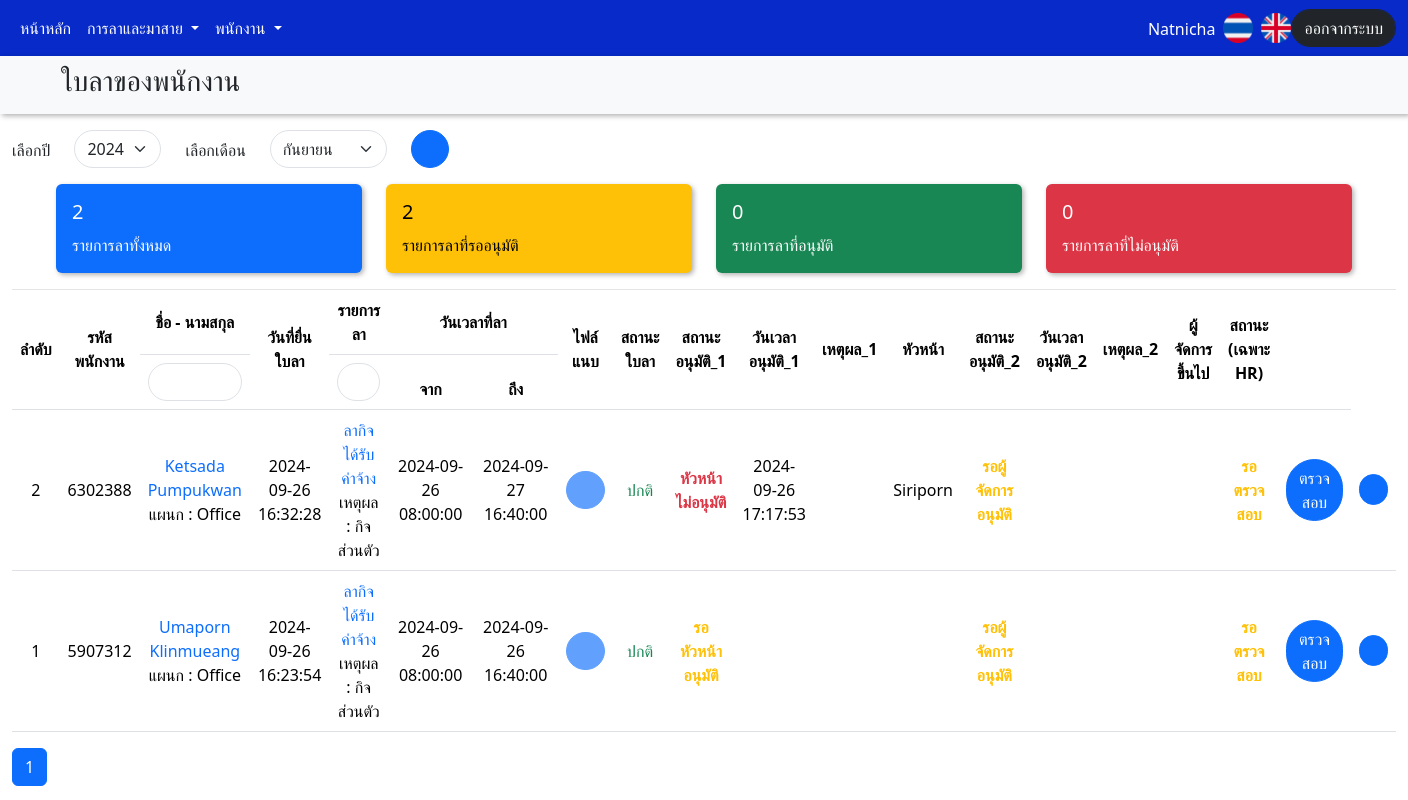
The app's page /manager/manager_leave_request.php (signed in), older data.
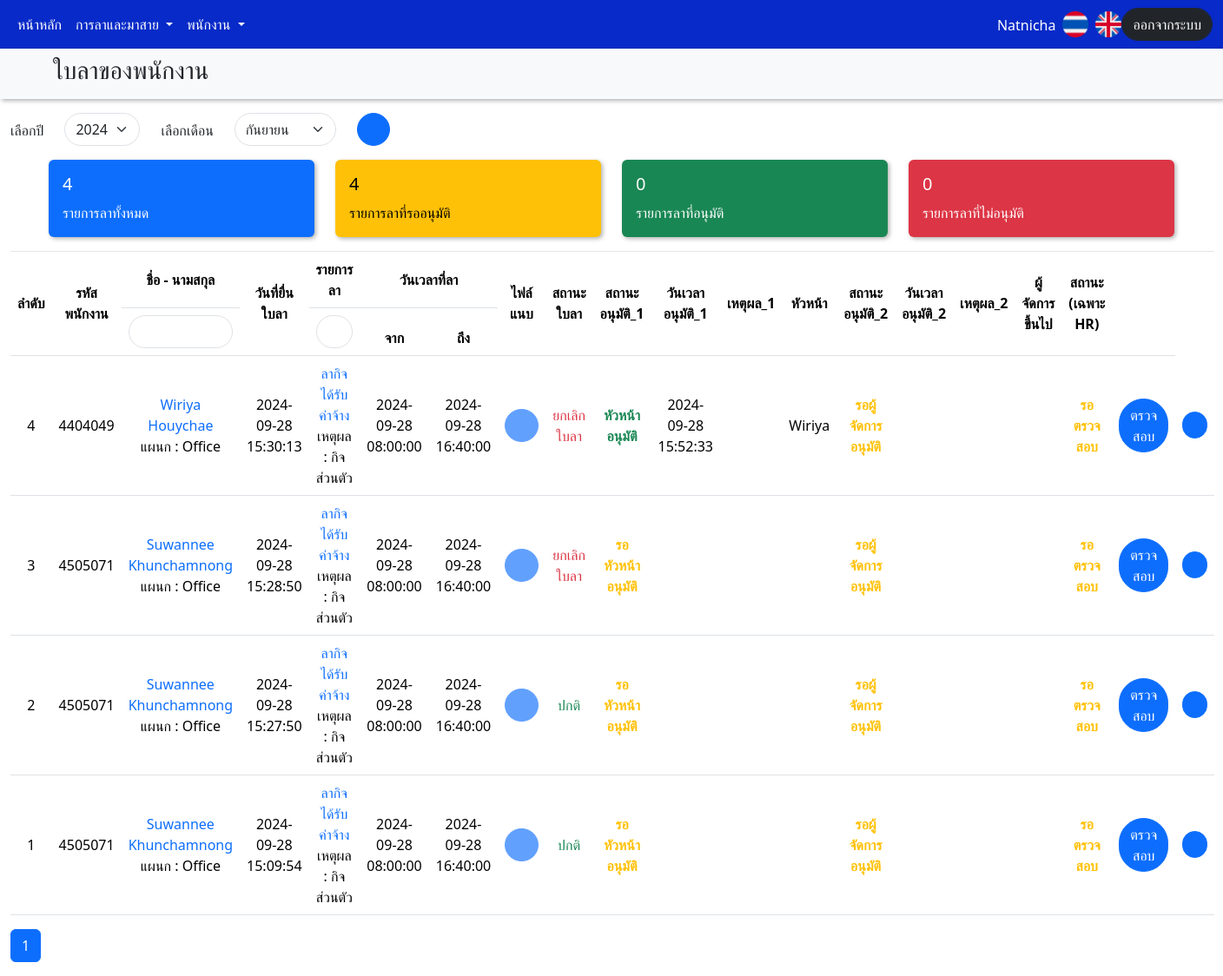
The same page, newer data.
### tables this page shows
CREATE TABLE `leave_list` (
  `l_list_id` int(11) NOT NULL,
  `l_usercode` varchar(10) DEFAULT NULL COMMENT 'รหัสพนักงาน',
  `l_username` varchar(10) DEFAULT NULL COMMENT 'ชื่อผู้ใช้',
  `l_name` varchar(255) DEFAULT NULL COMMENT 'ชื่อพนักงาน',
  `l_department` varchar(15) DEFAULT NULL COMMENT 'แผนก',
  `l_level` varchar(15) DEFAULT NULL COMMENT 'ระดับเช่น พนักงานทั่วไป / หัวหน้า / ผจก / แอดมิน',
  `l_workplace` varchar(10) DEFAULT NULL,
  `l_phone` varchar(11) DEFAULT NULL COMMENT 'เบอร์โทรศัพท์',
  `l_leave_id` int(11) DEFAULT NULL COMMENT 'ID ของประเภทการลา อิงจาก Table leave_type',
  `l_leave_reason` varchar(255) DEFAULT NULL COMMENT 'เหตุผลการลา',
  `l_leave_start_date` date DEFAULT NULL COMMENT 'วันที่ลา (เริ่มต้น)',
  `l_leave_start_time` time DEFAULT NULL COMMENT 'เวลาที่ลา (เริ่มต้น)',
  `l_leave_end_date` date DEFAULT NULL COMMENT 'วันที่ลา (สิ้นสุด)',
  `l_leave_end_time` time DEFAULT NULL COMMENT 'เวลาที่ลา (สิ้นสุด)',
  `l_leave_status` varchar(2) DEFAULT NULL COMMENT 'สถานะใบลา',
  `l_create_datetime` datetime DEFAULT NULL COMMENT 'วันเวลาที่ยื่นใบลา',
  `l_cancel_datetime` datetime DEFAULT NULL COMMENT 'วันเวลาที่ยกเลิกใบลา',
  `l_late_datetime` datetime DEFAULT NULL,
  `l_file` varchar(255) DEFAULT NULL COMMENT 'ไฟล์แนบ ',
  `l_remark` varchar(255) DEFAULT NULL COMMENT 'หมายเหตุ',
  `l_approve_status` varchar(10) DEFAULT NULL COMMENT 'สถานะอนุมัติของหัวหน้า\n0 = รอหัวหน้าอนุมัติ\n2 = หัวหน้าอนุมัติ\n3 = หัวหน้าไม่อนุมัติ',
  `l_approve_name` varchar(10) DEFAULT NULL COMMENT 'ชื่อหัวหน้า (ใช้ชื่อ Username)',
  `l_approve_datetime` datetime DEFAULT NULL COMMENT 'วันเวลาที่อนุมัติ',
  `l_reason` varchar(255) DEFAULT NULL COMMENT 'เหตุผลอนุมัติ',
  `l_approve_status2` varchar(10) DEFAULT NULL COMMENT 'สถานะอนุมัติของ ผจก\n1 = รอ ผจก อนุมัติ\n4 = ผจก อนุมัติ\n5 = ผจก ไม่อนุมัติ',
  `l_approve_name2` varchar(10) DEFAULT NULL COMMENT 'ชื่อ ผจก  (ใช้ชื่อ Username)',
  `l_approve_datetime2` datetime DEFAULT NULL COMMENT 'วันเวลาที่อนุมัติ',
  `l_reason2` varchar(255) DEFAULT NULL COMMENT 'เหตุผลอนุมัติ',
  `l_hr_status` varchar(2) DEFAULT NULL COMMENT 'สถานะตรวจสอบของ HR\n0 = รอตรวจสอบ\n1 = ผ่าน\n2 = ไม่ผ่าน',
  `l_hr_name` varchar(10) DEFAULT NULL COMMENT 'ชื่อ HR (ใช้ชื่อ Username)',
  `l_hr_datetime` datetime DEFAULT NULL COMMENT 'วันเวลาที่ตรวจสอบ',
  `l_hr_reason` varchar(255) DEFAULT NULL,
  `l_hr_create_name` varchar(10) DEFAULT NULL COMMENT 'ชื่อ HR ที่สร้างรายการ (ใช้ชื่อ Username)',
  `l_hr_create_datetime` datetime DEFAULT NULL COMMENT 'วันเวลาที่สร้างรายการ (รายการมาสาย)',
  `l_hr_cancel_name` varchar(10) DEFAULT NULL COMMENT 'ชื่อ HR ที่ยกเลิกรายการ (ใช้ชื่อ Username)',
  `l_hr_cancel_datetime` datetime DEFAULT NULL COMMENT 'วันเวลาที่ยกเลิกใบลา'
);

### manager/manager_leave_request.php (the view, shortened to what the changed rows need)
<!DOCTYPE html>
<html lang="en">
<head>
    <link href="../css/bootstrap.min.css" rel="stylesheet">
    <link href="../css/style.css" rel="stylesheet">
    <link rel="stylesheet" href="../css/jquery-ui.css">
    <link rel="stylesheet" href="../css/flatpickr.min.css">
</head>
<body>
    <?php include 'manager_navbar.php'?>
                <?php
$currentYear = date('Y');
if (isset($_POST['year'])) {
    $selectedYear = $_POST['year'];
} else {
    $selectedYear = $currentYear;
}
?>
                <?php
$selectedMonth = date('m');
?>
    <div class="container">
        <div class="mt-3 row">
            <div class="col-3 filter-card" data-status="all">
                <div class="card text-bg-primary mb-3">
                    <div class="card-body">
                        <h5 class="card-title">
                            <?php
$sql = "SELECT COUNT(l_list_id) AS totalLeaveItems, em.e_sub_department, em.e_sub_department2 ,
em.e_sub_department3 , em.e_sub_department4, em.e_sub_department5 FROM leave_list li
INNER JOIN employees em ON li.l_usercode = em.e_usercode AND em.e_department = 'Office'
AND li.l_leave_id <> 6
AND li.l_leave_id <> 7
-- AND li.l_approve_status = 2";
$totalLeaveItems = $conn->query($sql)->fetchColumn();
?>
                            <div class="d-flex justify-content-between">
                                <?php echo $totalLeaveItems; ?>
                                <i class="mt-4 fa-regular fa-folder-open fa-2xl"></i>
                            </div>
                        </h5>
                    </div>
                </div>
            </div>
            <div class="col-3 filter-card" data-status="1">
                <div class="card text-bg-warning mb-3">
                    <div class="card-body">
                        <h5 class="card-title">
                            <?php
$sql = "SELECT COUNT(l_list_id) AS totalLeaveItems, em.e_sub_department, em.e_sub_department2 ,
em.e_sub_department3 , em.e_sub_department4, em.e_sub_department5 FROM leave_list li
INNER JOIN employees em ON li.l_usercode = em.e_usercode AND em.e_department = 'Office'
AND li.l_leave_id <> 6
AND li.l_leave_id <> 7
AND li.l_approve_status2 = 1";
$totalLeaveItems = $conn->query($sql)->fetchColumn();
?>
                            <div class="d-flex justify-content-between">
                                <?php echo $totalLeaveItems; ?>
                                <i class="mt-4 fa-solid fa-hourglass-half fa-2xl" style="color: #ffffff;"></i>
                            </div>
                        </h5>
                    </div>
                </div>
            </div>
        </div>
    </div>
    <div class="container-fluid">
        <table class="table table-hover" style="border-top: 1px solid rgba(0, 0, 0, 0.1);" id="leaveTable">
            <thead>
                <tr class="text-center align-middle">
                    <th rowspan="2">ลำดับ</th>
                    <th rowspan="2">รหัสพนักงาน</th>
                    <th rowspan="1">ชื่อ - นามสกุล</th>
                    <th rowspan="2">วันที่ยื่นใบลา</th>
                    <th rowspan="1">รายการลา</th>
                    <th colspan="2" class="text-center">วันเวลาที่ลา</th>
                    <th rowspan="2">ไฟล์แนบ</th>
                    <th rowspan="2">สถานะใบลา</th>
                    <th rowspan="2">สถานะอนุมัติ_1</th>
                    <th rowspan="2">วันเวลาอนุมัติ_1</th>
                    <th rowspan="2">เหตุผล_1</th>
                    <th rowspan="2">หัวหน้า</th>
                    <th rowspan="2">สถานะอนุมัติ_2</th>
                    <th rowspan="2">วันเวลาอนุมัติ_2</th>
                    <th rowspan="2">เหตุผล_2</th>
                    <th rowspan="2">ผู้จัดการขึ้นไป</th>
                    <th rowspan="2">สถานะ (เฉพาะ HR)</th>
                    <th rowspan="2"></th>
                </tr>
                <tr class="text-center">
                    <th> <input type="text" class="form-control" id="nameSearch"></th>
                    <th> <input type="text" class="form-control" id="leaveSearch"></th>
                    <th style="width: 8%;">จาก</th>
                    <th style="width: 8%;">ถึง</th>
                </tr>
            </thead>
            <tbody class="text-center">
                <?php
$itemsPerPage = 10;
if (!isset($_GET['page'])) {
    $currentPage = 1;
} else {
    $currentPage = $_GET['page'];
}
$sql = "SELECT * FROM leave_list WHERE Year(l_create_datetime) = '$selectedYear'
AND Month(l_create_datetime) = '$selectedMonth' AND l_department = 'Office'
AND l_leave_id <> 6 AND l_leave_id <> 7 ORDER BY l_create_datetime DESC";
$result = $conn->query($sql);
$totalRows = $result->rowCount();
$totalPages = ceil($totalRows / $itemsPerPage);
$offset = ($currentPage - 1) * $itemsPerPage;
$sql .= " LIMIT $itemsPerPage OFFSET $offset";
$result = $conn->query($sql);
$rowNumber = $totalRows - ($currentPage - 1) * $itemsPerPage;
if ($result->rowCount() > 0) {
    while ($row = $result->fetch(PDO::FETCH_ASSOC)) {
        echo '<tr class="align-middle">';
        echo '<td>' . $rowNumber . '</td>';
        echo '<td>' . $row['l_usercode'] . '</td>';
        echo '<td>' . '<span class="text-primary">' . $row['l_name'] . '</span>' . '<br>' . 'แผนก : ' . $row['l_department'] . '</td>';
        echo '<td>' . $row['l_create_datetime'] . '</td>';
        echo '<td>';
        if ($row['l_leave_id'] == 1) {
            echo '<span class="text-primary">' . 'ลากิจได้รับค่าจ้าง' . '</span>' . '<br>' . 'เหตุผล : ' . $row['l_leave_reason'];
        } elseif ($row['l_leave_id'] == 2) {
            echo '<span class="text-primary">' . 'ลากิจไม่ได้รับค่าจ้าง' . '</span>' . '<br>' . 'เหตุผล : ' . $row['l_leave_reason'];
        } elseif ($row['l_leave_id'] == 3) {
            echo '<span class="text-primary">' . 'ลาป่วย' . '</span>' . '<br>' . 'เหตุผล : ' . $row['l_leave_reason'];
        } elseif ($row['l_leave_id'] == 4) {
            echo '<span class="text-primary">' . 'ลาป่วยจากงาน' . '</span>' . '<br>' . 'เหตุผล : ' . $row['l_leave_reason'];
        } elseif ($row['l_leave_id'] == 5) {
            echo '<span class="text-primary">' . 'ลาพักร้อน' . '</span>' . '<br>' . 'เหตุผล : ' . $row['l_leave_reason'];
        } elseif ($row['l_leave_id'] == 6) {
            echo '<span class="text-primary">' . 'ขาดงาน' . '</span>' . '<br>' . 'เหตุผล : ' . $row['l_leave_reason'];
        } elseif ($row['l_leave_id'] == 7) {
            echo '<span class="text-primary">' . 'มาสาย' . '</span>' . '<br>' . 'เหตุผล : ' . $row['l_leave_reason'];
        } elseif ($row['l_leave_id'] == 8) {
            echo '<span class="text-primary">' . 'อื่น ๆ' . '</span>' . '<br>' . 'เหตุผล : ' . $row['l_leave_reason'];
        } else {
            echo 'ไม่พบประเภทการลาและเหตุผลการลา';
        }
        echo '</td>';
        echo '<td>' . $row['l_leave_start_date'] . '<br> ' . $row['l_leave_start_time'] . '</td>';
        echo '<td>' . $row['l_leave_end_date'] . '<br> ' . $row['l_leave_end_time'] . '</td>';
        if (!empty($row['l_file'])) {
            echo '<td><button id="imgBtn" class="btn btn-primary" onclick="window.open(\'../upload/' . $row['l_file'] . '\', \'_blank\')"><i class="fa-solid fa-file"></i></button></td>';
        } else {
            echo '<td><button id="imgNoBtn" class="btn btn-primary" disabled><i class="fa-solid fa-file-excel"></i></button></td>';
        }
        echo '<td>';
        if ($row['l_leave_status'] == 0) {
            echo '<span class="text-success">ปกติ</span>';
        } else {
            echo '<span class="text-danger">ยกเลิกใบลา</span>';
        }
        echo '</td>';
        echo '<td>';
        if ($row['l_approve_status'] == 0) {
            echo '<div class="text-warning"><b>รอหัวหน้าอนุมัติ</b></div>';
        }
        elseif ($row['l_approve_status'] == 1) {
            echo '<div class="text-success"><b>รอผู้จัดการอนุมัติ</b></div>';
        }
        elseif ($row['l_approve_status'] == 2) {
            echo '<div class="text-success"><b>หัวหน้าอนุมัติ</b></div>';
        }
        elseif ($row['l_approve_status'] == 3) {
            echo '<div class="text-danger"><b>หัวหน้าไม่อนุมัติ</b></div>';
        }
        elseif ($row['l_approve_status'] == 4) {
            echo '<div class="text-danger"><b>ผู้จัดการอนุมัติ</b></div>';
        }
        elseif ($row['l_approve_status'] == 5) {
            echo '<div class="text-danger"><b>ผู้จัดการไม่อนุมัติ</b></div>';
        }
        else {
            echo 'ไม่พบสถานะ';
        }
        echo '</td>';
        echo '<td>' . $row['l_approve_datetime'] . '</td>';
        echo '<td>' . $row['l_reason'] . '</td>';
        echo '<td>' . $row['l_approve_name'] . '</td>';
        echo '<td>';
        if ($row['l_approve_status2'] == 0) {
            echo '<div class="text-warning"><b>รอหัวหน้าอนุมัติ</b></div>';
        }
        elseif ($row['l_approve_status2'] == 1) {
            echo '<div class="text-warning"><b>รอผู้จัดการอนุมัติ</b></div>';
        }
        elseif ($row['l_approve_status2'] == 2) {
            echo '<div class="text-success"><b>หัวหน้าอนุมัติ</b></div>';
        }
        elseif ($row['l_approve_status2'] == 3) {
            echo '<div class="text-danger"><b>หัวหน้าไม่อนุมัติ</b></div>';
        }
        elseif ($row['l_approve_status2'] == 4) {
            echo '<div class="text-success"><b>ผู้จัดการอนุมัติ</b></div>';
        }
        elseif ($row['l_approve_status2'] == 5) {
            echo '<div class="text-danger"><b>ผู้จัดการไม่อนุมัติ</b></div>';
        }
        else {
            echo 'ไม่พบสถานะ';
        }
        echo '</td>';
        echo '<td>' . $row['l_approve_datetime2'] . '</td>';
        echo '<td>' . $row['l_reason2'] . '</td>';
        echo '<td>' . $row['l_approve_name2'] . '</td>';
        echo '<td >';
        if ($row['l_hr_status'] == 0) {
            echo '<div class="text-warning"><b>รอตรวจสอบ</b></div>';
        } elseif ($row['l_hr_status'] == 1) {
            echo '<div class="text-success"><b>ผ่าน</b></div>';
        } elseif ($row['l_hr_status'] == 2) {
            echo '<div class="text-danger"><b>ไม่ผ่าน</b></div>';
        } else {
            echo $row['l_hr_status'];
        }
        echo '</td>';
        if ($row['l_approve_status'] == 4 || $row['l_approve_status'] == 5) {
            echo "<td><button type='button' class='btn btn-primary leaveChk' data-bs-toggle='modal' data-bs-target='#leaveModal' disabled>ตรวจสอบ</button></td>";
        } else {
            echo "<td><button type='button' class='btn btn-primary leaveChk' data-bs-toggle='modal' data-bs-target='#leaveModal'>ตรวจสอบ</button></td>";
        }
        echo '<td>
        <button type="button" class="btn btn-primary btn-sm view-history" data-usercode="' . $row['l_usercode'] . '"><i class="fa-solid fa-clock-rotate-left"></i></button></td>';
        echo '</tr>';
        $rowNumber--;
    }
} else {
    echo '<tr><td colspan="19" style="text-align: left; color:red;">ไม่พบข้อมูล</td></tr>';
}
?>
            </tbody>
        </table>
        <?php
echo '<div class="pagination">';
echo '<ul class="pagination">';
for ($i = 1; $i <= $totalPages; $i++) {
    if ($i == $currentPage) {
        echo '<li class="page-item active"><span class="page-link">' . $i . '</span></li>';
    } else {
        echo '<li class="page-item"><a class="page-link" href="?page=' . $i . '">' . $i . '</a></li>';
    }
}
echo '</ul>';
echo '</div>';
?>
    </div>
</body>
</html>

Row changes from the older to the newer data that the page shows:
removed leave_list: l_usercode "6302388", l_name "Ketsada Pumpukwan", l_department "Office", l_create_datetime "2024-09-26 16:32:28", l_leave_reason "กิจส่วนตัว", l_leave_start_date "2024-09-26", l_leave_start_time "08:00:00", l_leave_end_date "2024-09-27", l_leave_end_time "16:40:00", l_leave_status "ปกติ", l_approve_status "หัวหน้าไม่อนุมัติ", l_approve_datetime "2024-09-26 17:17:53", l_approve_name "Siriporn", l_approve_status2 "รอผู้จัดการอนุมัติ", l_hr_status "รอตรวจสอบ"
removed leave_list: l_usercode "5907312", l_name "Umaporn Klinmueang", l_department "Office", l_create_datetime "2024-09-26 16:23:54", l_leave_reason "กิจส่วนตัว", l_leave_start_date "2024-09-26", l_leave_start_time "08:00:00", l_leave_end_date "2024-09-26", l_leave_end_time "16:40:00", l_leave_status "ปกติ", l_approve_status "รอหัวหน้าอนุมัติ", l_approve_status2 "รอผู้จัดการอนุมัติ", l_hr_status "รอตรวจสอบ"
added leave_list: l_usercode "4404049", l_name "Wiriya Houychae", l_department "Office", l_create_datetime "2024-09-28 15:30:13", l_leave_reason "กิจส่วนตัว", l_leave_start_date "2024-09-28", l_leave_start_time "08:00:00", l_leave_end_date "2024-09-28", l_leave_end_time "16:40:00", l_leave_status "ยกเลิกใบลา", l_approve_status "หัวหน้าอนุมัติ", l_approve_datetime "2024-09-28 15:52:33", l_approve_name "Wiriya", l_approve_status2 "รอผู้จัดการอนุมัติ", l_hr_status "รอตรวจสอบ"
added leave_list: l_usercode "4505071", l_name "Suwannee Khunchamnong", l_department "Office", l_create_datetime "2024-09-28 15:28:50", l_leave_reason "กิจส่วนตัว", l_leave_start_date "2024-09-28", l_leave_start_time "08:00:00", l_leave_end_date "2024-09-28", l_leave_end_time "16:40:00", l_leave_status "ยกเลิกใบลา", l_approve_status "รอหัวหน้าอนุมัติ", l_approve_status2 "รอผู้จัดการอนุมัติ", l_hr_status "รอตรวจสอบ"
added leave_list: l_usercode "4505071", l_name "Suwannee Khunchamnong", l_department "Office", l_create_datetime "2024-09-28 15:27:50", l_leave_reason "กิจส่วนตัว", l_leave_start_date "2024-09-28", l_leave_start_time "08:00:00", l_leave_end_date "2024-09-28", l_leave_end_time "16:40:00", l_leave_status "ปกติ", l_approve_status "รอหัวหน้าอนุมัติ", l_approve_status2 "รอผู้จัดการอนุมัติ", l_hr_status "รอตรวจสอบ"
added leave_list: l_usercode "4505071", l_name "Suwannee Khunchamnong", l_department "Office", l_create_datetime "2024-09-28 15:09:54", l_leave_reason "กิจส่วนตัว", l_leave_start_date "2024-09-28", l_leave_start_time "08:00:00", l_leave_end_date "2024-09-28", l_leave_end_time "16:40:00", l_leave_status "ปกติ", l_approve_status "รอหัวหน้าอนุมัติ", l_approve_status2 "รอผู้จัดการอนุมัติ", l_hr_status "รอตรวจสอบ"
Text that changed along with them:
$totalLeaveItems: "2" → "4"
